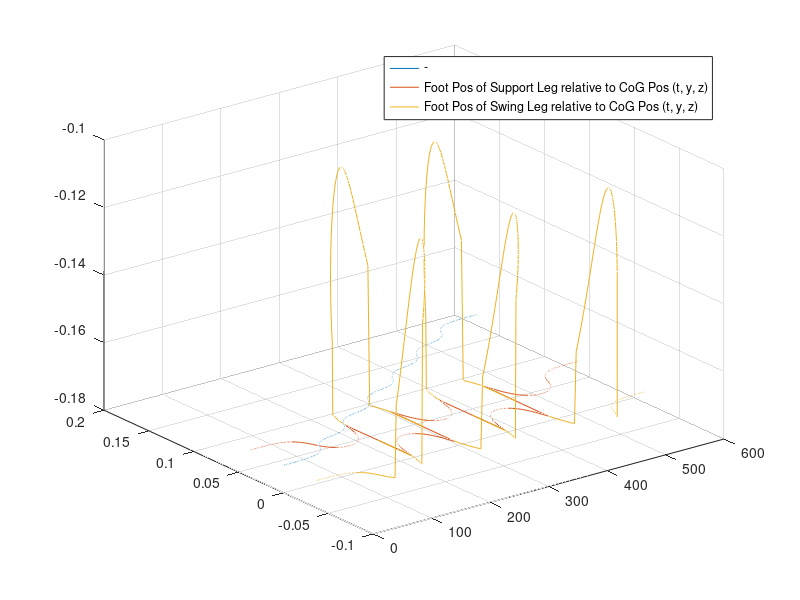
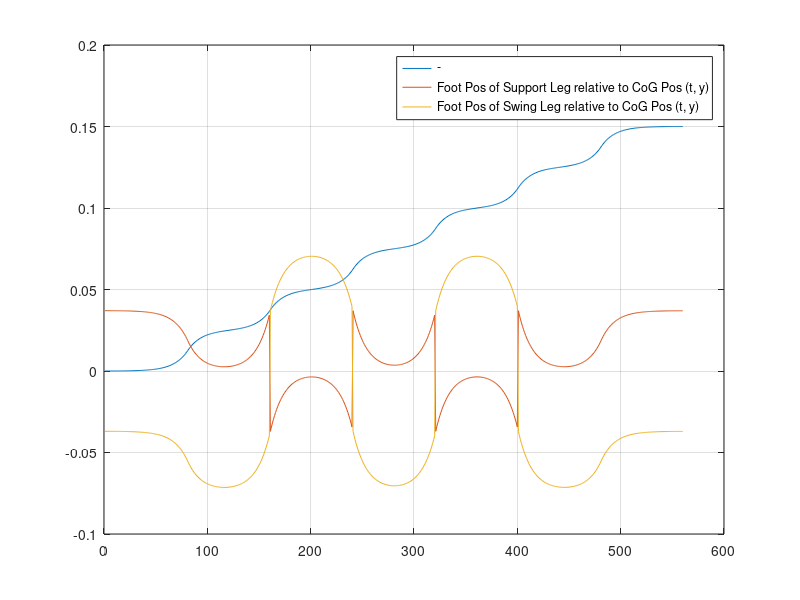
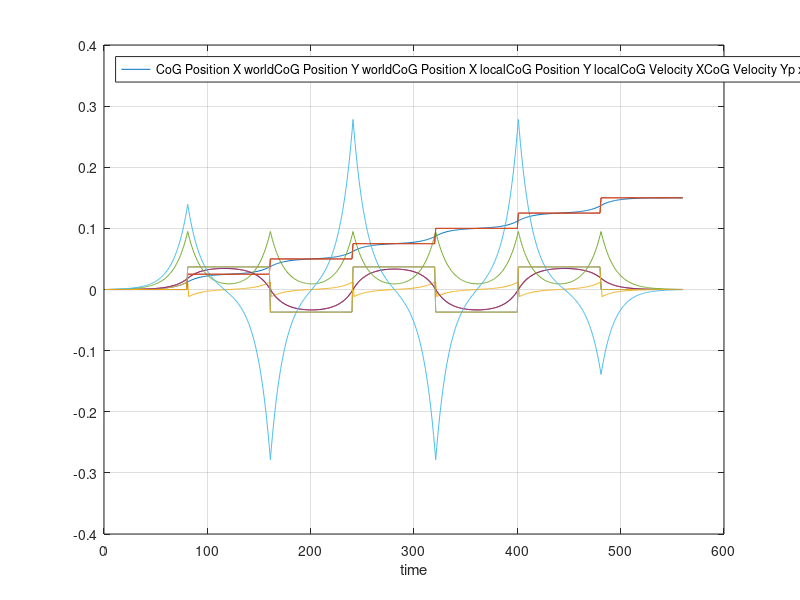

Here is the MATLAB script that generated these plots, in order:
clear;
close all;

load WPG_log_FootTrajectory.dat;
load WPG_log_WalkingPattern.dat;

[a, b] = size(WPG_log_FootTrajectory);

t = 1:a;
y = 0.01:0.05;
z = 0.01:0.2;

i=0;

for n=t
  i = i + 1;
  xc(i) = WPG_log_FootTrajectory(i, 1);
  yc(i) = WPG_log_FootTrajectory(i, 2);
  x1(i) = WPG_log_FootTrajectory(i, 3);
  y1(i) = WPG_log_FootTrajectory(i, 4);
  z1(i) = WPG_log_FootTrajectory(i, 5);
  x2(i) = WPG_log_FootTrajectory(i, 6);
  y2(i) = WPG_log_FootTrajectory(i, 7);
  z2(i) = WPG_log_FootTrajectory(i, 8);
end

f1 = figure;
f2 = figure;
figure(f1);
plot3(t, xc, z1, t, y1, z1, t, y2, z2)
legend("-", "Foot Pos of Support Leg relative to CoG Pos (t, y, z)", "Foot Pos of Swing Leg relative to CoG Pos (t, y, z)")
grid on

figure(f2);
plot(t, xc, t, y1, t, y2)
legend("-", "Foot Pos of Support Leg relative to CoG Pos (t, y)", "Foot Pos of Swing Leg relative to CoG Pos (t, y)")
grid on

f3 = figure;
figure(3);
plot(t, WPG_log_WalkingPattern)
legend(["CoG Position X world", "CoG Position Y world", "CoG Position X local", "CoG Position Y local", "CoG Velocity X", "CoG Velocity Y", "p x fix", "p y fix", "LandingPosition X", "LandingPosition Y"], "Location", "northwest")
xlabel("time")
grid on

% reference https://jp.mathworks.com/help/matlab/data_analysis/plotting-data.html
